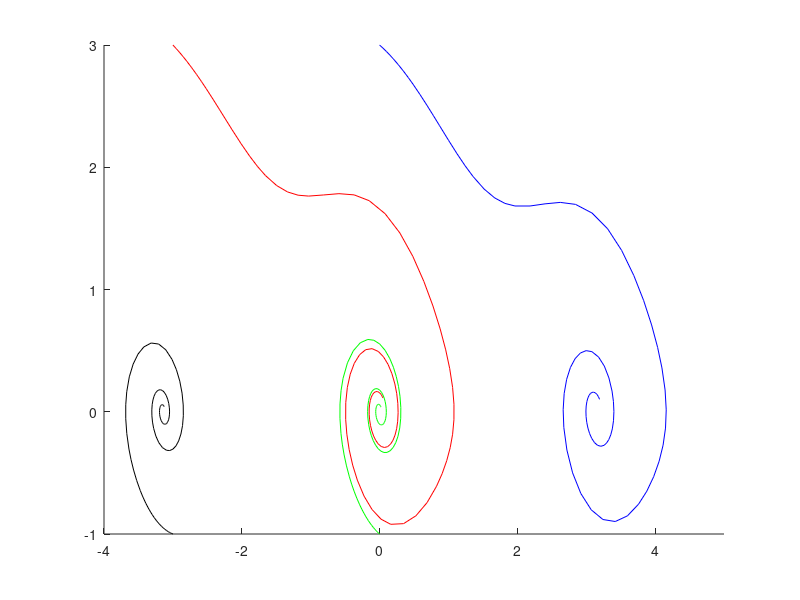

Source code (MATLAB): (Note: this script raises an error after producing the figure.)
f = @(x,y) y;
g = @(x,y) -0.5*y - sin(2*x);
F = @(t, x) [f(x(1), x(2)); g(x(1), x(2))];

[t,x] = ode45(F, [0, 12], [0;3]);
xSol1 = x(:, 1);
ySol1 = x(:, 2);

[t,x] = ode45(F, [0, 12], [0;-1]);
xSol2 = x(:, 1);
ySol2 = x(:, 2);

[t,x] = ode45(F, [0, 12], [-3;3]);
xSol3 = x(:, 1);
ySol3 = x(:, 2);

[t,x] = ode45(F, [0, 12], [-3;-1]);
xSol4 = x(:, 1);
ySol4 = x(:, 2);

figH = figure();
hold on;

plot(xSol1, ySol1, 'b');
plot(xSol2, ySol2, 'g');
plot(xSol3, ySol3, 'r');
plot(xSol4, ySol4, 'k');

axis([-4, 5, -1, 3])
hold off;

lines = findobj('Parent',get(figH, 'CurrentAxes'),'Type','Line');
lineOneInfo = get(lines(1),{'Color','XData','YData'});
lineTwoInfo = get(lines(2),{'Color','XData','YData'});
lineThreeInfo = get(lines(3),{'Color','XData','YData'});
lineFourInfo = get(lines(4),{'Color','XData','YData'});
line4Data = cell(1,3);
line1Data = cell(1,3);
line2Data = cell(1,3);
line3Data = cell(1,3);
switch binDec(lineOneInfo{1})
    case 0
        line4Data = lineOneInfo;
    case 1
        line1Data = lineOneInfo;
    case 2
        line2Data = lineOneInfo;
    case 4
        line3Data = lineOneInfo;
end
switch binDec(lineTwoInfo{1})
    case 0
        line4Data = lineTwoInfo;
    case 1
        line1Data = lineTwoInfo;
    case 2
        line2Data = lineTwoInfo;
    case 4
        line3Data = lineTwoInfo;
end
switch binDec(lineThreeInfo{1})
    case 0
        line4Data = lineThreeInfo;
    case 1
        line1Data = lineThreeInfo;
    case 2
        line2Data = lineThreeInfo;
    case 4
        line3Data = lineThreeInfo;
end
switch binDec(lineFourInfo{1})
    case 0
        line4Data = lineFourInfo;
    case 1
        line1Data = lineFourInfo;
    case 2
        line2Data = lineFourInfo;
    case 4
        line3Data = lineFourInfo;
end

function x = binDec(v)
    x=0;
    for ind = 1:length(v)
        x = x + 2^(length(v)-ind)*v(ind);
    end
end
